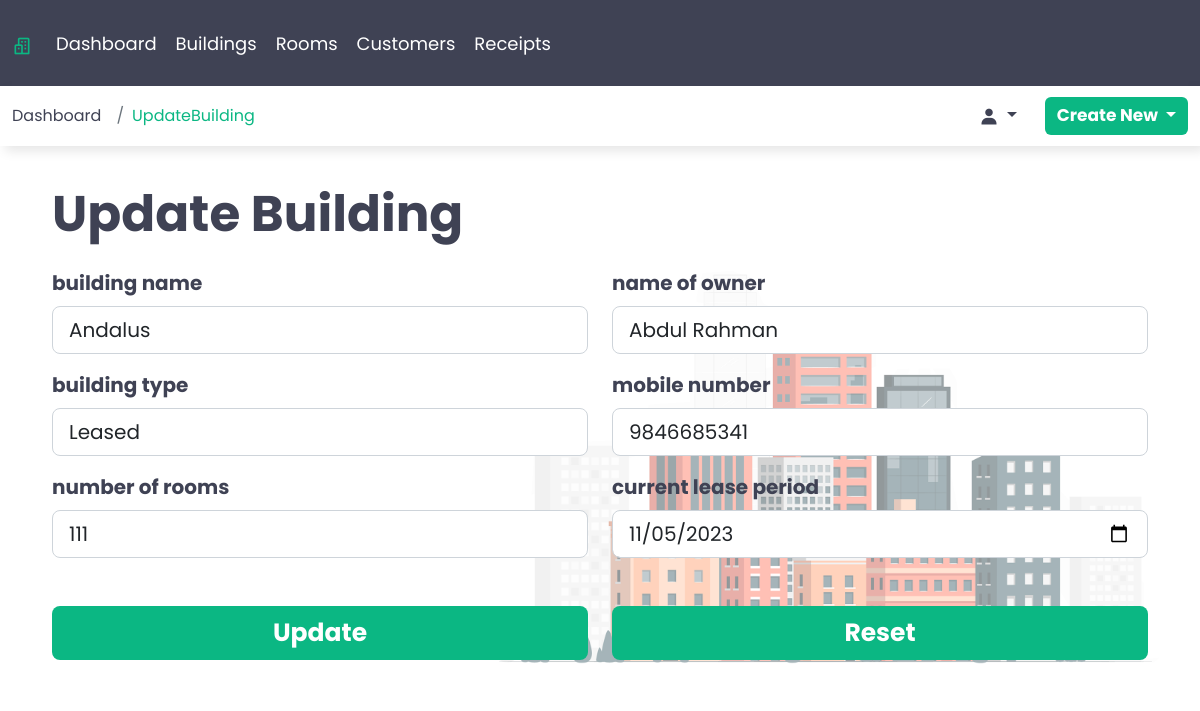
The page /update_building/3 (signed in) on the database its author committed.
### webapp/models.py (models this page shows, shortened)
class Building(models.Model):
    building_name = models.CharField(max_length=50)
    name_of_owner = models.CharField(max_length=50)
    building_type = models.ForeignKey(BuildingType, on_delete=models.CASCADE)
    number_of_rooms = models.IntegerField()
    mobile_number = models.IntegerField()
    current_lease_period = models.DateField()
    class Meta:
        verbose_name_plural = 'Buildings'

class BuildingType(models.Model):
    building_type = models.CharField(max_length=100)
    class Meta:
        verbose_name_plural = 'Building Type'
    def __str__(self):
        return self.building_type

### webapp/views.py (the view)
# urls.py: path('update_building/<int:bldg_id>', views.UpdateBuilding, name='update_building'),
@login_required()
def UpdateBuilding(request, bldg_id):
    update_building = Building.objects.get(id=bldg_id)
    form = BuildingForm(instance=update_building)
    if request.method == 'POST':
        form = BuildingForm(request.POST, instance=update_building)
        if form.is_valid():
            form.save()
            return redirect('buildings')
    return render(request, 'update_building.html', {'context':'UpdateBuilding', 'form':form})

### webapp/forms.py
class BuildingForm(ModelForm):
    class Meta:
        model = Building
        fields = '__all__'
        widgets = {
            'building_name': forms.TextInput(attrs={'class': 'form-control form-control-lg'}),
            'name_of_owner': forms.TextInput(attrs={'class': 'form-control form-control-lg'}),
            'number_of_rooms': forms.NumberInput(attrs={'class': 'form-control form-control-lg'}),
            'mobile_number': forms.NumberInput(attrs={'class': 'form-control form-control-lg'}),
            'current_lease_period': forms.DateInput(attrs={'class':'form-control form-control-lg','type':'date'})
        }
    def __init__(self, *args, **kwargs):
        super().__init__(*args, **kwargs)
        self.fields['building_type'].empty_label = "Select an option"
        self.fields['building_type'].widget.attrs.update({'class':'form-control form-control-lg'})

### templates/update_building.html (shortened to what this page needs)
{% extends 'base.html' %}
{% load static %}
{% block content %}
    <div class="container-fluid">
        <div class="main-box">
            <div class="row d-flex align-items-center justify-content-center">
                <div class="col-xs-12 col-sm-12 col-md-12 col-lg-12 col-xl-12 d-flex align-items-start flex-column">
                    <h1 class="mb-4 mt-2">Update Building</h1>
                    <form method="post" autocomplete="off">
                        <div class="row">
                            <div class="col-xs-12 col-sm-12 col-md-12 col-lg-6">
                                <div class="mb-3">
                                    <label for="building_name" class="form-label">building name</label>
                                    {{ form.building_name}}
                                </div>
                            </div>
                            <div class="col-xs-12 col-sm-12 col-md-12 col-lg-6">
                                <div class="mb-3">
                                    <label for="name_of_owner" class="form-label">name of owner</label>
                                    {{ form.name_of_owner}}
                                </div>
                            </div>
                            <div class="col-xs-12 col-sm-12 col-md-12 col-lg-6">
                                <label for="building_type" class="form-label">building type</label>
                                {{form.building_type}}
                            </div>
                            <div class="col-xs-12 col-sm-12 col-md-12 col-lg-6">
                                <div class="mb-3">
                                    <label for="mobile_number" class="form-label">mobile number</label>
                                    {{form.mobile_number}}
                                </div>
                            </div>
                            <div class="col-xs-12 col-sm-12 col-md-12 col-lg-6">
                                <div class="mb-3">
                                    <label for="number_of_rooms" class="form-label">number of rooms</label>
                                    {{form.number_of_rooms}}
                                </div>
                            </div>
                            <div class="col-xs-12 col-sm-12 col-md-12 col-lg-6">
                                <div class="mb-5">
                                    <label for="current_lease_period" class="form-label">current lease period</label>
                                    {{form.current_lease_period}}
                                </div>
                            </div>
                            <div class="col-xs-12 col-sm-12 col-md-12 col-lg-6">
                                <button type="submit" class="btn btn-lg mb-4">Update</button>
                            </div>
                            <div class="col-xs-12 col-sm-12 col-md-12 col-lg-6">
                                <button type="reset" class="btn btn-lg">Reset</button>
                            </div>
                        </div>
                    </form>
                </div>
            </div>
        </div>
    </div>
{% endblock %}

### static/css/style.css (style rules this page uses)
* { margin:0; padding: 0; box-sizing: border-box; }
:root { --font-primary: "Poppins", sans-serif; }
:root { --weight-700: 700; }
:root { --color-primary: #0bb783; --color-secondary: #3f4254; --color-white: white; }
body { font-family: var(--font-primary); }
h1 { font-size: 50px; font-weight: var(--weight-700); color: var(--color-secondary); font-family: var(--font-primary); }
form { width: 100%; z-index: 100; }
.form-label { font-size: 20px; font-weight: 700; color: var(--color-secondary); }
.btn { background-color: var(--color-primary); color: var(--color-white); width: 100%; font-weight: 700; font-size: 25px; font-family: var(--font-primary); border: none; }
.main-box { margin: 30px 40px; position: relative; z-index: 2; }
.main-box::before { content: " "; background-image: url(/static/images/building_img.jpg); background-repeat: no-repeat; background-size: 65%; background-position: right; width: 100%; height: 100%; position: absolute; top: 37px; right: -50px; opacity: 45%; }

### rows shown on the page
Building: building_name "Andalus", name_of_owner "Abdul Rahman", mobile_number "9846685341", number_of_rooms "111", current_lease_period "11/05/2023"
BuildingType: building_type "Leased"

### other values the page prints
{{ context }} "UpdateBuilding"
